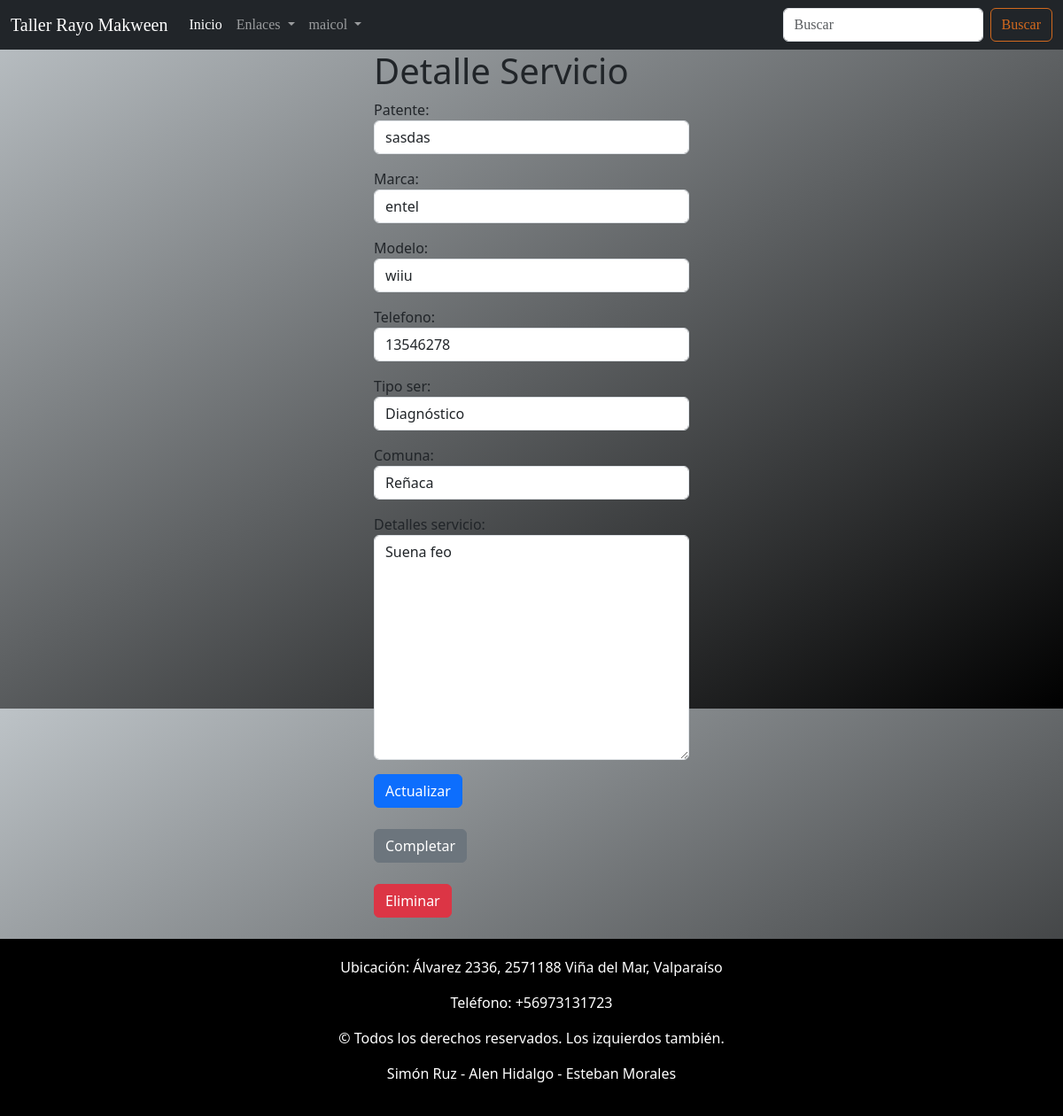
Page /detalleRegistro/6/ (signed in) on the committed database.
### RayoMakuin/models.py (models this page shows, shortened)
class Formulario(models.Model):
    user                = models.ForeignKey(User, on_delete = models.CASCADE)
    patente             = models.CharField(max_length=6)
    marca               = models.CharField(max_length=20)
    modelo              = models.CharField(max_length=20)
    telefono            = models.IntegerField(max_length=14)
    tipo_ser            = models.ForeignKey('Tipo_servicio',on_delete=models.CASCADE, db_column='id_tipo_ser')
    comuna              = models.ForeignKey('Comuna',on_delete=models.CASCADE, db_column='id_comuna')
    Detalles_servicio   = models.TextField(max_length=150)
    trabajoListo        = models.DateTimeField(null=True, blank=True)

### RayoMakuin/views.py (the view, shortened to what this page needs)
# urls.py: path('detalleRegistro/<int:detalle_id>/', views.detalleRegistro, name='detalleRegistro'),
@login_required
def detalleRegistro(request, detalle_id):
    if request.method == 'GET':
        registro = get_object_or_404(Formulario, pk=detalle_id, user = request.user)
        form = CrearRegistro(instance=registro)
        return render(request, 'RayoMakuin/detalleRegistro.html', {'registro': registro, 'form': form})

### RayoMakuin/forms.py
class CrearRegistro(ModelForm):
    class Meta:
        model = Formulario
        fields = ['patente','marca','modelo','telefono','tipo_ser','comuna','Detalles_servicio']
        widgets = {
            'patente': forms.TextInput(attrs={'class': 'form-control', 'placeholder': 'Ejem: 2D8W6G'}),
            'marca': forms.TextInput(attrs={'class': 'form-control', 'placeholder': 'Ejem: Mercedes'}),
            'modelo': forms.TextInput(attrs={'class': 'form-control', 'placeholder': 'Ejem: VDH-54'}),
            'telefono': forms.NumberInput(attrs={'class': 'form-control', 'placeholder': 'Ejem: +56 999 666 333'}),
            'tipo_ser': forms.Select(attrs={'class': 'form-control'}),
            'comuna': forms.Select(attrs={'class': 'form-control'}),
            'Detalles_servicio': forms.Textarea(attrs={'class': 'form-control'}),
        }

### RayoMakuin/models.py (called while the page is built)
    def __str__(self):
        return str(self.Servicio)

    def __str__(self):
        return str(self.nom_comuna)

### RayoMakuin/templates/RayoMakuin/detalleRegistro.html (shortened to what this page needs)
{% extends 'RayoMakuin/base.html' %}
{% load static %}
    {% load bootstrap5 %}
    {% block content %}
    <link rel="stylesheet" type="text/css" href="{% static '../static/RayoMakuin/CSS/styleLogin.css' %}">
    <main class="container">
        <div class="row">
            <div class="col-md-4 offset-md-4">
                <h1>Detalle Servicio</h1>
                <div>
                    <form method="POST">
                        {{form.as_p}}
                        <button type="submit" class="btn btn-primary">
                            Actualizar
                        </button>
                    </form>
                    <br>
                    <form action="{% url 'registroListo' registro.id %}" method="POST">
                        <button type="submit" class="btn btn-secondary">
                            Completar
                        </button>
                    </form>
                    <br>
                    <form action="{% url 'EliminarRegistro' registro.id %}" method="POST">
                        <button type="submit" class="btn btn-danger">
                            Eliminar
                        </button>
                    </form>
                </div>
            </div>
        </div>
    </main>
    <br>
    {% endblock %}

### RayoMakuin/templates/RayoMakuin/base.html (shortened to what this page needs)
{% load static %}
<!DOCTYPE html>
<html lang="en">
<head>
  {% load bootstrap5 %}
  {% bootstrap_css %}
  <link rel="stylesheet" type="text/css" href="{% static '../static/RayoMakuin/CSS/stylebase.css' %}">
</head>
<body>
  <nav class="navbar navbar-expand-lg navbar navbar-dark bg-dark">
    <div class="container-fluid">
      <a class="navbar-brand" href="{% url 'home' %}">Taller Rayo Makween</a>
      <div class="collapse navbar-collapse" id="navbarSupportedContent">
        <ul class="navbar-nav me-auto mb-2 mb-lg-0">
          <li class="nav-item">
            <a class="nav-link active" aria-current="page" href="{% url 'home' %}">Inicio</a>
          </li>
          <li class="nav-item dropdown">
            <a class="nav-link dropdown-toggle" href="#" id="navbarDropdown" role="button" data-bs-toggle="dropdown"
              aria-expanded="false">
              Enlaces
            </a>
          </li>
          <li class="nav-item dropdown">
            <a class="nav-link dropdown-toggle" href="#" id="navbarDropdown" role="button" data-bs-toggle="dropdown" aria-expanded="false">
              {% if user.is_authenticated %}
                  {{user.username}}
              {% else %}
                  Sesion
                {% endif %}
            </a>
          </li>
        </ul>
        <form class="d-flex" role="search">
          <input class="form-control me-2" type="search" placeholder="Buscar" aria-label="Buscar">
          <button class="btn btn-outline-success" type="submit">Buscar</button>
        </form>
      </div>
    </div>
  </nav>
  {% block content %}
  {% endblock %}
  <footer>
    <p>Ubicación: Álvarez 2336, 2571188 Viña del Mar, Valparaíso</p>
    <p>Teléfono: +56973131723</p>
    <p>© Todos los derechos reservados. Los izquierdos también.</p>
    <p>Simón Ruz - Alen Hidalgo - Esteban Morales</p>
  </footer>
</body>
</html>

### RayoMakuin/static/RayoMakuin/CSS/stylebase.css (style rules this page uses)
nav { font-family: fantasy; }
.btn-outline-success { color: chocolate; border-color: chocolate; }
footer { background-color: #000; color: #fff; padding: 20px; text-align: center; }

### RayoMakuin/static/RayoMakuin/CSS/styleLogin.css (style rules this page uses)
body { background: linear-gradient(150deg, #BDC3C7, #000000); height: 100vh; }

### rows in the picture
Formulario: patente "sasdas", marca "entel", modelo "wiiu", telefono "13546278", Detalles_servicio "Suena feo"

### other values in the picture
{{ user.username }} "maicol"
